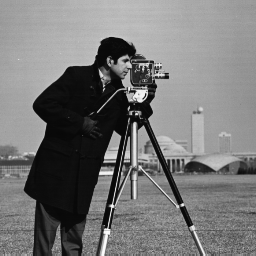
#> input picture data/imagenes/cameraman.png, 256 x 256 px, found by its file name
$ python clase_03_06_lapaciano_image.py
#> lines starting #> are read from the running program, lines starting #| are printed output that depends on the picture
"""
 Universidad Adolfo Ibañez
 Facultad de Ingeniería y Ciencias
 TICS 585 - Reconocimiento de Patrones en imágenes

 Aplicación del filtro laplaciano
 Autor:. Miguel Carrasco (04-08-2021)
 rev.1.0
"""

import cv2
import numpy as np
import matplotlib.pyplot as plt
import scipy.ndimage as ndi
from math import pi, sqrt


def filtro_laplaciano(A, L):
    S = np.sum(A.flatten()*L.flatten())
    return S

def laplaciano(t, sigma):
    ventana = np.linspace(-t/2, t/2, t)
    u,v = np.meshgrid(ventana, ventana)

    mat = (u**2 + v**2) /(2*sigma**2)
    L = (-1/(pi*sigma**4)) * (1-mat)*np.exp(-mat)

    fig = plt.figure()
    ax  = plt.axes(projection='3d')
    ax.plot_surface(u, v, L, cmap='Spectral')
    plt.show()
    return L

#******************************
#      PROGRAMA PRINCIPAL     *
#******************************

img = cv2.imread('data/imagenes/cameraman.png')
#> img is the input picture: shape (256, 256, 3); min 7, max 253, mean 118.7
gray = cv2.cvtColor(img,cv2.COLOR_BGR2GRAY)

#construccion filtro
t = 19
sigma = sqrt(t)/2
L = laplaciano(t, sigma)
#> in laplaciano, `plt.show()`:
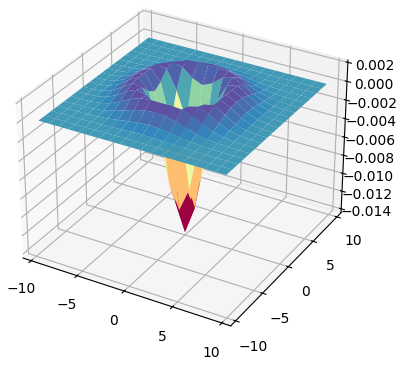
#> figure drawn by matplotlib, 1 panel

#aplicamos el filtro punto_medio
filtro= ndi.generic_filter(gray, filtro_laplaciano, [t,t], extra_keywords={'L':L})
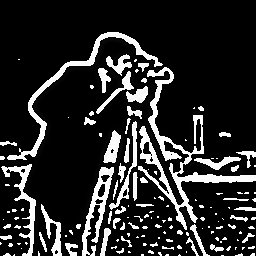
#> filtro: shape (256, 256); min 0, max 255, mean 41.9

#desplegamos los resultados
plt.figure()
plt.imshow(filtro, cmap='gray')
plt.show()
